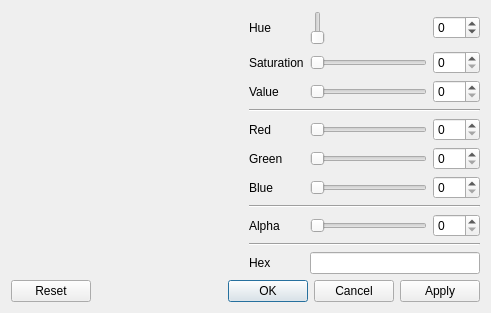
<?xml version="1.0" encoding="UTF-8"?>
<ui version="4.0">
 <class>Color_Dialog</class>
 <widget class="QDialog" name="Color_Dialog">
  <property name="geometry">
   <rect>
    <x>0</x>
    <y>0</y>
    <width>491</width>
    <height>313</height>
   </rect>
  </property>
  <property name="windowTitle">
   <string>Select Color</string>
  </property>
  <property name="windowIcon">
   <iconset theme="format-fill-color">
    <normaloff>.</normaloff>.</iconset>
  </property>
  <layout class="QVBoxLayout" name="verticalLayout_2">
   <item>
    <layout class="QHBoxLayout" name="horizontalLayout">
     <item>
      <layout class="QVBoxLayout" name="verticalLayout">
       <item>
        <widget class="Color_Wheel" name="wheel" native="true">
         <property name="sizePolicy">
          <sizepolicy hsizetype="MinimumExpanding" vsizetype="MinimumExpanding">
           <horstretch>0</horstretch>
           <verstretch>0</verstretch>
          </sizepolicy>
         </property>
        </widget>
       </item>
       <item>
        <widget class="Color_Preview" name="preview" native="true">
         <property name="baseSize">
          <size>
           <width>0</width>
           <height>0</height>
          </size>
         </property>
        </widget>
       </item>
      </layout>
     </item>
     <item>
      <layout class="QGridLayout" name="gridLayout">
       <item row="2" column="1">
        <widget class="Gradient_Slider" name="slide_value">
         <property name="maximum">
          <number>255</number>
         </property>
         <property name="orientation">
          <enum>Qt::Horizontal</enum>
         </property>
        </widget>
       </item>
       <item row="1" column="0">
        <widget class="QLabel" name="label_7">
         <property name="text">
          <string>Saturation</string>
         </property>
        </widget>
       </item>
       <item row="0" column="0">
        <widget class="QLabel" name="label_6">
         <property name="text">
          <string>Hue</string>
         </property>
        </widget>
       </item>
       <item row="1" column="1">
        <widget class="Gradient_Slider" name="slide_saturation">
         <property name="maximum">
          <number>255</number>
         </property>
         <property name="orientation">
          <enum>Qt::Horizontal</enum>
         </property>
        </widget>
       </item>
       <item row="10" column="0">
        <widget class="QLabel" name="label_8">
         <property name="text">
          <string>Hex</string>
         </property>
        </widget>
       </item>
       <item row="6" column="0">
        <widget class="QLabel" name="label_3">
         <property name="text">
          <string>Blue</string>
         </property>
        </widget>
       </item>
       <item row="8" column="1">
        <widget class="Gradient_Slider" name="slide_alpha">
         <property name="maximum">
          <number>255</number>
         </property>
         <property name="orientation">
          <enum>Qt::Horizontal</enum>
         </property>
        </widget>
       </item>
       <item row="4" column="1">
        <widget class="Gradient_Slider" name="slide_red">
         <property name="maximum">
          <number>255</number>
         </property>
         <property name="orientation">
          <enum>Qt::Horizontal</enum>
         </property>
        </widget>
       </item>
       <item row="5" column="1">
        <widget class="Gradient_Slider" name="slide_green">
         <property name="maximum">
          <number>255</number>
         </property>
         <property name="orientation">
          <enum>Qt::Horizontal</enum>
         </property>
        </widget>
       </item>
       <item row="2" column="0">
        <widget class="QLabel" name="label_5">
         <property name="text">
          <string>Value</string>
         </property>
        </widget>
       </item>
       <item row="5" column="0">
        <widget class="QLabel" name="label_2">
         <property name="text">
          <string>Green</string>
         </property>
        </widget>
       </item>
       <item row="8" column="0">
        <widget class="QLabel" name="label_alpha">
         <property name="text">
          <string>Alpha</string>
         </property>
        </widget>
       </item>
       <item row="4" column="0">
        <widget class="QLabel" name="label">
         <property name="text">
          <string>Red</string>
         </property>
        </widget>
       </item>
       <item row="6" column="1">
        <widget class="Gradient_Slider" name="slide_blue">
         <property name="maximum">
          <number>255</number>
         </property>
         <property name="orientation">
          <enum>Qt::Horizontal</enum>
         </property>
        </widget>
       </item>
       <item row="0" column="2">
        <widget class="QSpinBox" name="spin_hue">
         <property name="wrapping">
          <bool>true</bool>
         </property>
         <property name="maximum">
          <number>359</number>
         </property>
        </widget>
       </item>
       <item row="1" column="2">
        <widget class="QSpinBox" name="spin_saturation">
         <property name="maximum">
          <number>255</number>
         </property>
        </widget>
       </item>
       <item row="2" column="2">
        <widget class="QSpinBox" name="spin_value">
         <property name="maximum">
          <number>255</number>
         </property>
        </widget>
       </item>
       <item row="4" column="2">
        <widget class="QSpinBox" name="spin_red">
         <property name="maximum">
          <number>255</number>
         </property>
        </widget>
       </item>
       <item row="5" column="2">
        <widget class="QSpinBox" name="spin_green">
         <property name="maximum">
          <number>255</number>
         </property>
        </widget>
       </item>
       <item row="6" column="2">
        <widget class="QSpinBox" name="spin_blue">
         <property name="maximum">
          <number>255</number>
         </property>
        </widget>
       </item>
       <item row="8" column="2">
        <widget class="QSpinBox" name="spin_alpha">
         <property name="maximum">
          <number>255</number>
         </property>
        </widget>
       </item>
       <item row="10" column="1" colspan="2">
        <widget class="QLineEdit" name="edit_hex">
         <property name="font">
          <font>
           <family>Monospace</family>
          </font>
         </property>
        </widget>
       </item>
       <item row="7" column="0" colspan="3">
        <widget class="Line" name="line_alpha">
         <property name="orientation">
          <enum>Qt::Horizontal</enum>
         </property>
        </widget>
       </item>
       <item row="3" column="0" colspan="3">
        <widget class="Line" name="line">
         <property name="orientation">
          <enum>Qt::Horizontal</enum>
         </property>
        </widget>
       </item>
       <item row="9" column="0" colspan="3">
        <widget class="Line" name="line_3">
         <property name="orientation">
          <enum>Qt::Horizontal</enum>
         </property>
        </widget>
       </item>
       <item row="0" column="1">
        <widget class="Hue_Slider" name="slide_hue">
         <property name="minimum">
          <number>1</number>
         </property>
         <property name="maximum">
          <number>359</number>
         </property>
        </widget>
       </item>
      </layout>
     </item>
    </layout>
   </item>
   <item>
    <widget class="QDialogButtonBox" name="buttonBox">
     <property name="standardButtons">
      <set>QDialogButtonBox::Apply|QDialogButtonBox::Cancel|QDialogButtonBox::Ok|QDialogButtonBox::Reset</set>
     </property>
    </widget>
   </item>
  </layout>
 </widget>
 <layoutdefault spacing="6" margin="11"/>
 <customwidgets>
  <customwidget>
   <class>Color_Preview</class>
   <extends>QWidget</extends>
   <header>color_preview.hpp</header>
   <container>1</container>
  </customwidget>
  <customwidget>
   <class>Color_Wheel</class>
   <extends>QWidget</extends>
   <header>color_wheel.hpp</header>
   <container>1</container>
   <slots>
    <signal>colorSelected(QColor)</signal>
    <slot>setColor(QColor)</slot>
   </slots>
  </customwidget>
  <customwidget>
   <class>Gradient_Slider</class>
   <extends>QSlider</extends>
   <header>gradient_slider.hpp</header>
  </customwidget>
  <customwidget>
   <class>Hue_Slider</class>
   <extends>Gradient_Slider</extends>
   <header>hue_slider.hpp</header>
  </customwidget>
 </customwidgets>
 <resources/>
 <connections>
  <connection>
   <sender>slide_saturation</sender>
   <signal>valueChanged(int)</signal>
   <receiver>Color_Dialog</receiver>
   <slot>set_hsv()</slot>
   <hints>
    <hint type="sourcelabel">
     <x>419</x>
     <y>58</y>
    </hint>
    <hint type="destinationlabel">
     <x>537</x>
     <y>54</y>
    </hint>
   </hints>
  </connection>
  <connection>
   <sender>slide_value</sender>
   <signal>valueChanged(int)</signal>
   <receiver>Color_Dialog</receiver>
   <slot>set_hsv()</slot>
   <hints>
    <hint type="sourcelabel">
     <x>419</x>
     <y>87</y>
    </hint>
    <hint type="destinationlabel">
     <x>537</x>
     <y>88</y>
    </hint>
   </hints>
  </connection>
  <connection>
   <sender>slide_red</sender>
   <signal>valueChanged(int)</signal>
   <receiver>Color_Dialog</receiver>
   <slot>set_rgb()</slot>
   <hints>
    <hint type="sourcelabel">
     <x>419</x>
     <y>125</y>
    </hint>
    <hint type="destinationlabel">
     <x>557</x>
     <y>142</y>
    </hint>
   </hints>
  </connection>
  <connection>
   <sender>slide_green</sender>
   <signal>valueChanged(int)</signal>
   <receiver>Color_Dialog</receiver>
   <slot>set_rgb()</slot>
   <hints>
    <hint type="sourcelabel">
     <x>419</x>
     <y>154</y>
    </hint>
    <hint type="destinationlabel">
     <x>538</x>
     <y>166</y>
    </hint>
   </hints>
  </connection>
  <connection>
   <sender>slide_blue</sender>
   <signal>valueChanged(int)</signal>
   <receiver>Color_Dialog</receiver>
   <slot>set_rgb()</slot>
   <hints>
    <hint type="sourcelabel">
     <x>419</x>
     <y>183</y>
    </hint>
    <hint type="destinationlabel">
     <x>537</x>
     <y>205</y>
    </hint>
   </hints>
  </connection>
  <connection>
   <sender>slide_alpha</sender>
   <signal>valueChanged(int)</signal>
   <receiver>Color_Dialog</receiver>
   <slot>update_widgets()</slot>
   <hints>
    <hint type="sourcelabel">
     <x>419</x>
     <y>221</y>
    </hint>
    <hint type="destinationlabel">
     <x>531</x>
     <y>251</y>
    </hint>
   </hints>
  </connection>
  <connection>
   <sender>wheel</sender>
   <signal>colorSelected(QColor)</signal>
   <receiver>Color_Dialog</receiver>
   <slot>update_widgets()</slot>
   <hints>
    <hint type="sourcelabel">
     <x>175</x>
     <y>101</y>
    </hint>
    <hint type="destinationlabel">
     <x>568</x>
     <y>106</y>
    </hint>
   </hints>
  </connection>
  <connection>
   <sender>slide_saturation</sender>
   <signal>valueChanged(int)</signal>
   <receiver>spin_saturation</receiver>
   <slot>setValue(int)</slot>
   <hints>
    <hint type="sourcelabel">
     <x>419</x>
     <y>58</y>
    </hint>
    <hint type="destinationlabel">
     <x>480</x>
     <y>62</y>
    </hint>
   </hints>
  </connection>
  <connection>
   <sender>spin_saturation</sender>
   <signal>valueChanged(int)</signal>
   <receiver>slide_saturation</receiver>
   <slot>setValue(int)</slot>
   <hints>
    <hint type="sourcelabel">
     <x>461</x>
     <y>55</y>
    </hint>
    <hint type="destinationlabel">
     <x>419</x>
     <y>58</y>
    </hint>
   </hints>
  </connection>
  <connection>
   <sender>slide_value</sender>
   <signal>valueChanged(int)</signal>
   <receiver>spin_value</receiver>
   <slot>setValue(int)</slot>
   <hints>
    <hint type="sourcelabel">
     <x>419</x>
     <y>87</y>
    </hint>
    <hint type="destinationlabel">
     <x>480</x>
     <y>91</y>
    </hint>
   </hints>
  </connection>
  <connection>
   <sender>spin_value</sender>
   <signal>valueChanged(int)</signal>
   <receiver>slide_value</receiver>
   <slot>setValue(int)</slot>
   <hints>
    <hint type="sourcelabel">
     <x>480</x>
     <y>91</y>
    </hint>
    <hint type="destinationlabel">
     <x>419</x>
     <y>87</y>
    </hint>
   </hints>
  </connection>
  <connection>
   <sender>slide_red</sender>
   <signal>valueChanged(int)</signal>
   <receiver>spin_red</receiver>
   <slot>setValue(int)</slot>
   <hints>
    <hint type="sourcelabel">
     <x>419</x>
     <y>125</y>
    </hint>
    <hint type="destinationlabel">
     <x>480</x>
     <y>129</y>
    </hint>
   </hints>
  </connection>
  <connection>
   <sender>spin_red</sender>
   <signal>valueChanged(int)</signal>
   <receiver>slide_red</receiver>
   <slot>setValue(int)</slot>
   <hints>
    <hint type="sourcelabel">
     <x>480</x>
     <y>129</y>
    </hint>
    <hint type="destinationlabel">
     <x>419</x>
     <y>125</y>
    </hint>
   </hints>
  </connection>
  <connection>
   <sender>slide_green</sender>
   <signal>valueChanged(int)</signal>
   <receiver>spin_green</receiver>
   <slot>setValue(int)</slot>
   <hints>
    <hint type="sourcelabel">
     <x>419</x>
     <y>154</y>
    </hint>
    <hint type="destinationlabel">
     <x>480</x>
     <y>158</y>
    </hint>
   </hints>
  </connection>
  <connection>
   <sender>spin_green</sender>
   <signal>valueChanged(int)</signal>
   <receiver>slide_green</receiver>
   <slot>setValue(int)</slot>
   <hints>
    <hint type="sourcelabel">
     <x>480</x>
     <y>158</y>
    </hint>
    <hint type="destinationlabel">
     <x>419</x>
     <y>154</y>
    </hint>
   </hints>
  </connection>
  <connection>
   <sender>slide_alpha</sender>
   <signal>valueChanged(int)</signal>
   <receiver>spin_alpha</receiver>
   <slot>setValue(int)</slot>
   <hints>
    <hint type="sourcelabel">
     <x>419</x>
     <y>221</y>
    </hint>
    <hint type="destinationlabel">
     <x>480</x>
     <y>225</y>
    </hint>
   </hints>
  </connection>
  <connection>
   <sender>spin_alpha</sender>
   <signal>valueChanged(int)</signal>
   <receiver>slide_alpha</receiver>
   <slot>setValue(int)</slot>
   <hints>
    <hint type="sourcelabel">
     <x>480</x>
     <y>225</y>
    </hint>
    <hint type="destinationlabel">
     <x>419</x>
     <y>221</y>
    </hint>
   </hints>
  </connection>
  <connection>
   <sender>slide_blue</sender>
   <signal>valueChanged(int)</signal>
   <receiver>spin_blue</receiver>
   <slot>setValue(int)</slot>
   <hints>
    <hint type="sourcelabel">
     <x>419</x>
     <y>183</y>
    </hint>
    <hint type="destinationlabel">
     <x>480</x>
     <y>187</y>
    </hint>
   </hints>
  </connection>
  <connection>
   <sender>spin_blue</sender>
   <signal>valueChanged(int)</signal>
   <receiver>slide_blue</receiver>
   <slot>setValue(int)</slot>
   <hints>
    <hint type="sourcelabel">
     <x>480</x>
     <y>187</y>
    </hint>
    <hint type="destinationlabel">
     <x>419</x>
     <y>183</y>
    </hint>
   </hints>
  </connection>
  <connection>
   <sender>slide_hue</sender>
   <signal>valueChanged(int)</signal>
   <receiver>spin_hue</receiver>
   <slot>setValue(int)</slot>
   <hints>
    <hint type="sourcelabel">
     <x>405</x>
     <y>20</y>
    </hint>
    <hint type="destinationlabel">
     <x>462</x>
     <y>26</y>
    </hint>
   </hints>
  </connection>
  <connection>
   <sender>spin_hue</sender>
   <signal>valueChanged(int)</signal>
   <receiver>slide_hue</receiver>
   <slot>setValue(int)</slot>
   <hints>
    <hint type="sourcelabel">
     <x>448</x>
     <y>18</y>
    </hint>
    <hint type="destinationlabel">
     <x>388</x>
     <y>24</y>
    </hint>
   </hints>
  </connection>
  <connection>
   <sender>slide_hue</sender>
   <signal>valueChanged(int)</signal>
   <receiver>Color_Dialog</receiver>
   <slot>set_hsv()</slot>
   <hints>
    <hint type="sourcelabel">
     <x>361</x>
     <y>17</y>
    </hint>
    <hint type="destinationlabel">
     <x>363</x>
     <y>8</y>
    </hint>
   </hints>
  </connection>
  <connection>
   <sender>buttonBox</sender>
   <signal>accepted()</signal>
   <receiver>Color_Dialog</receiver>
   <slot>accept()</slot>
   <hints>
    <hint type="sourcelabel">
     <x>244</x>
     <y>302</y>
    </hint>
    <hint type="destinationlabel">
     <x>430</x>
     <y>267</y>
    </hint>
   </hints>
  </connection>
  <connection>
   <sender>buttonBox</sender>
   <signal>rejected()</signal>
   <receiver>Color_Dialog</receiver>
   <slot>reject()</slot>
   <hints>
    <hint type="sourcelabel">
     <x>177</x>
     <y>302</y>
    </hint>
    <hint type="destinationlabel">
     <x>294</x>
     <y>323</y>
    </hint>
   </hints>
  </connection>
 </connections>
 <slots>
  <slot>set_rgb()</slot>
  <slot>set_hsv()</slot>
  <slot>setColor(QColor)</slot>
  <slot>update_widgets()</slot>
 </slots>
</ui>
